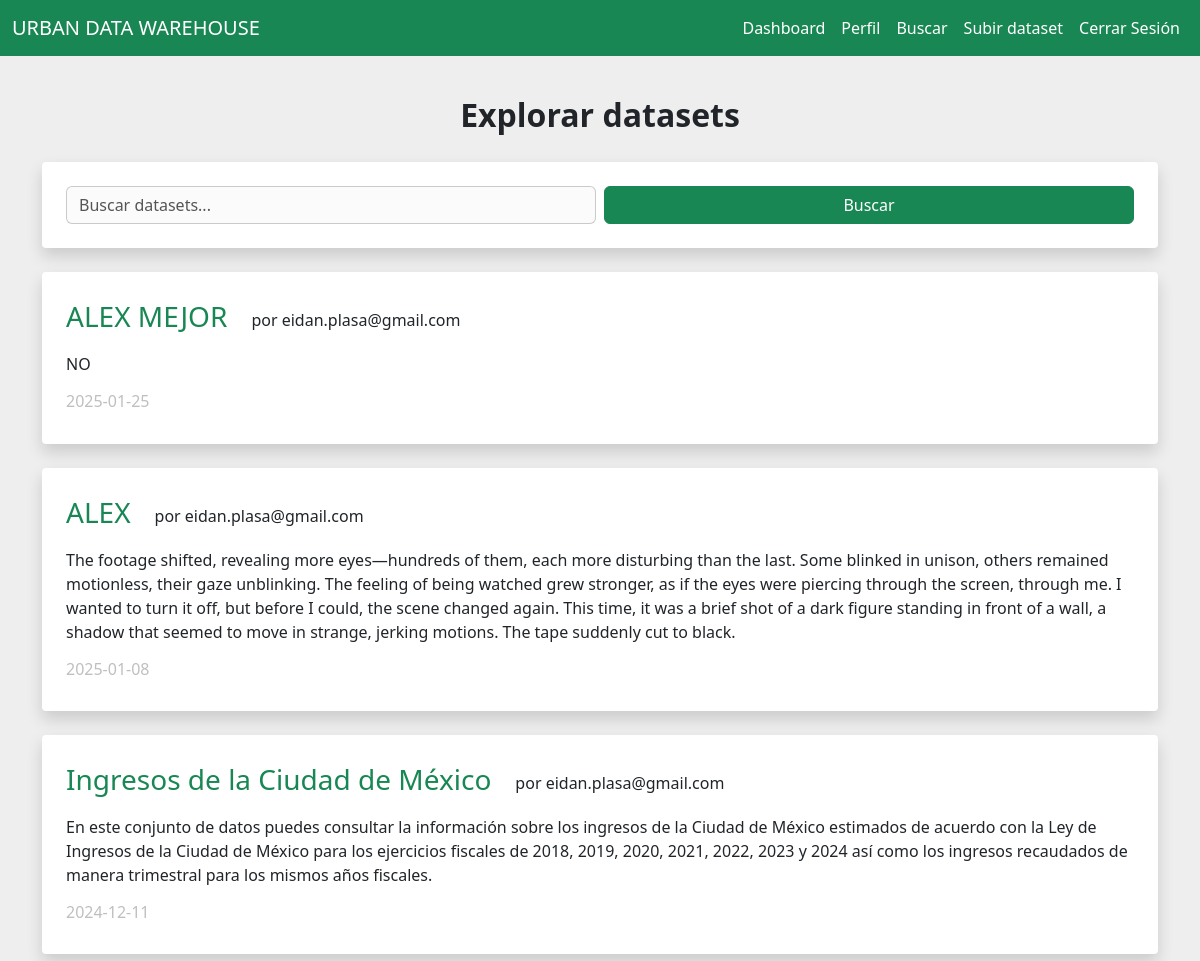
The page /search (signed in, upper part) on the database as committed earlier.
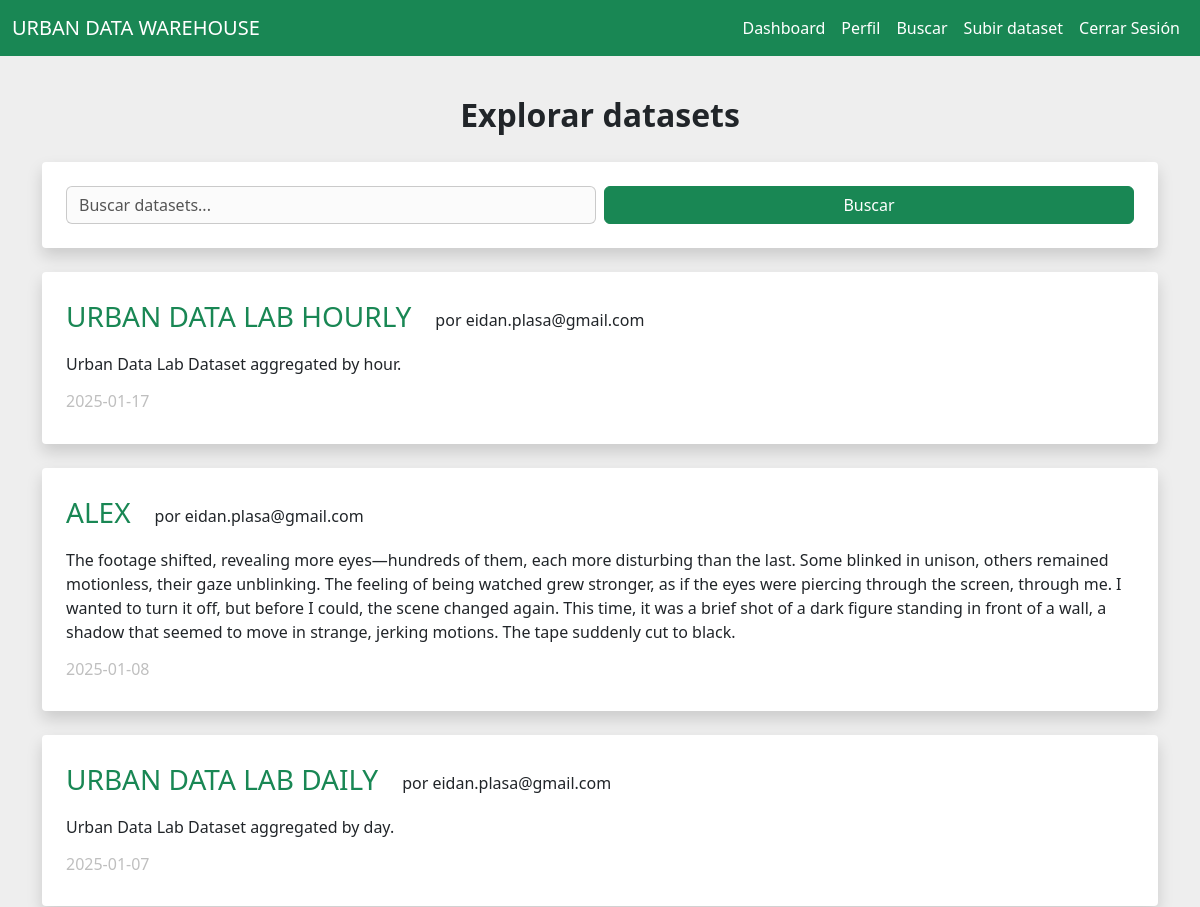
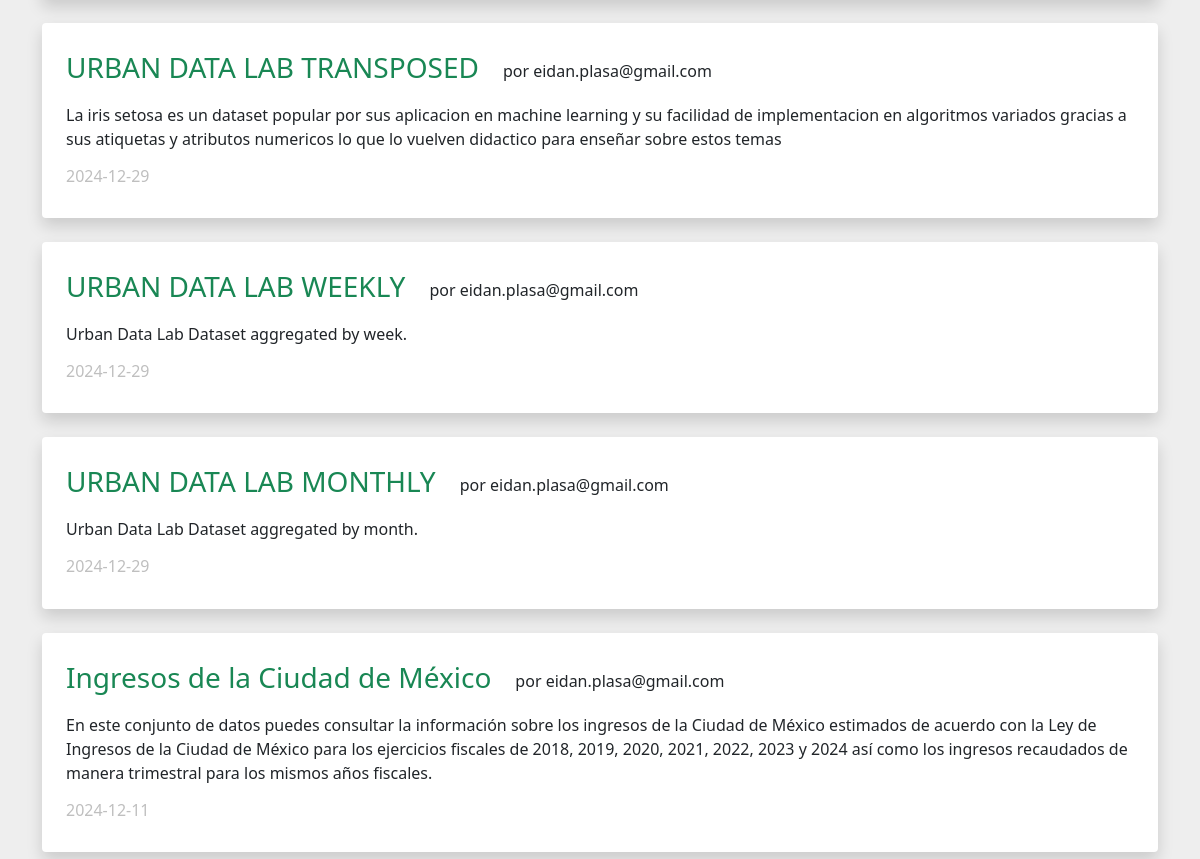
The same page on the database as committed later (2 pictures, top to bottom).
### tables this page shows
CREATE TABLE datasets (
            id INTEGER PRIMARY KEY AUTOINCREMENT,
            user_id INTEGER NOT NULL,
            name TEXT NOT NULL,
            description TEXT,
            upload_date DATE NOT NULL,
            tag TEXT,
            size REAL,
            has_report BOOLEAN NOT NULL,
            FOREIGN KEY(user_id) REFERENCES users(id)
        );

CREATE TABLE users (
            id INTEGER PRIMARY KEY AUTOINCREMENT,
            username TEXT NOT NULL UNIQUE,
            password_hash TEXT NOT NULL
        );

### routes.py (the view)
@app.route('/search', methods=['GET', 'POST'])
@login_required
def search():
    db = get_db()
    cursor = db.cursor()
    search_query = ""
    if request.method == 'POST':
        search_query = request.form.get('search', '').strip()
    if search_query:
        cursor.execute('''
            SELECT datasets.id, datasets.name, datasets.description, datasets.upload_date, datasets.tag, datasets.size, users.username
            FROM datasets
            JOIN users ON datasets.user_id = users.id
            WHERE datasets.name LIKE ? OR datasets.description LIKE ? OR datasets.tag LIKE ?
            ORDER BY datasets.upload_date DESC
        ''', (f'%{search_query}%', f'%{search_query}%', f'%{search_query}%'))
    else:
        cursor.execute('''
            SELECT datasets.id, datasets.name, datasets.description, datasets.upload_date, datasets.tag, datasets.size, users.username
            FROM datasets
            JOIN users ON datasets.user_id = users.id
            ORDER BY datasets.upload_date DESC
        ''')
    datasets = cursor.fetchall()
    tags_vistos = session.get('viewed_tags', [])
    recomendaciones_tags = obtener_recomendaciones(tags_vistos, top_n=5)
    if recomendaciones_tags:
        def score(ds):
            dataset_tags = ds[4].split(',')
            dataset_tags = [t.strip().lower() for t in dataset_tags]
            return sum(1 for t in dataset_tags if t in recomendaciones_tags)
        datasets = sorted(datasets, key=score, reverse=True)
    return render_template('browse.html', datasets=datasets, search_query=search_query, recomendaciones_tags=recomendaciones_tags)

### __init__.py (called while the page is built)
def get_db():
    db = getattr(g, '_database', None)
    if db is None:
        db = g._database = sqlite3.connect(DATABASE)
    return db

@app.teardown_appcontext
def close_connection(exception):
    db = getattr(g, '_database', None)
    if db is not None:
        db.close()

### models.py (called while the page is built)
@login_manager.user_loader
def load_user(user_id):
    return User.get(user_id)

    @staticmethod
    def get(user_id):
        db = get_db()
        cursor = db.cursor()
        cursor.execute("SELECT * FROM users WHERE id = ?", (user_id,))
        user = cursor.fetchone()
        if not user:
            return None
        return User(id=user[0], username=user[1], password_hash=user[2])

### routes.py (called while the page is built, shortened)
def obtener_recomendaciones(tags_vistos, top_n=5):
    if len(tags_vistos) < 2:
        return []

@app.context_processor
def inject_js_files():
    js_folder = os.path.join(app.static_folder, 'js', 'choices')
    js_files = [f'js/choices/{file}' for file in os.listdir(js_folder) if file.endswith('.js')]
    return {'choices_js_files': js_files}

### templates/browse.html (shortened to what this page needs)
{% extends "base.html" %}
{% block content %}
<div class="row justify-content-center">
    <div class="d-flex justify-content-center">
        <h2 class="fw-bold mt-3 mb-4">Explorar datasets</h2>
    </div>
    <div class="col-md-12">
        <div class="shadow rounded-1 bg-white mt-1">
            <form method="POST" action="{{ url_for('search') }}">
                <br/>
                <div class="d-flex align-items-center ms-4 me-4">
                    <input type="text" class="form-control mi-input custom-input me-2 flex-grow-1"
                           id="search" name="search" value="{{ search_query }}" placeholder="Buscar datasets...">
                    <button type="submit" class="btn btn-success gordito ojo">Buscar</button>
                </div>
                <br/>
            </form>
        </div>
        {% if datasets %}
            {% for ds in datasets %}
                <div class="shadow rounded-1 bg-white mt-4 ojo">
                    <br>
                    <div class="ms-4 me-4 mt-1 mb-2">
                        <div class="d-flex">
                            <h3 class="iverde"><a href="{{ url_for('view', dataset_id=ds[0]) }}" class="text-decoration-none text-success">{{ ds[1] }}</a></h3>
                            <p class="ms-4 mt-2">por {{ ds[6] }}</p>
                        </div>
                        <div class="mb-1 mt-1">
                            <p>{{ ds[2] }}</p>
                            <h6 class="mt-3 igris">{{ ds[3] }}</h6>
                        </div>
                    </div>
                    <br>
                </div>
            {% endfor %}
        {% endif %}
    </div>
</div>
{% endblock %}

### templates/base.html (shortened to what this page needs)
<!DOCTYPE html>
<html lang="es">
  <head>
    <link
      href="https://cdn.jsdelivr.net/npm/bootstrap@5.3.0/dist/css/bootstrap.min.css"
      rel="stylesheet"
    />
    <link
      rel="stylesheet"
      type="text/css"
      href="{{ url_for('static', filename='basic.css') }}"
    />
    <link
      href="https://cdn.jsdelivr.net/npm/sweetalert2@11.14.5/dist/sweetalert2.min.css"
      rel="stylesheet"
    />
    <link rel="stylesheet" href="https://cdnjs.cloudflare.com/ajax/libs/font-awesome/6.7.1/css/all.min.css" />
  </head>
  <body>
    <nav class="navbar navbar-expand-lg navbar-light bg-success">
      <div class="container-fluid">
        <a class="navbar-brand text-white" href="{{ url_for('index') }}"
          >URBAN DATA WAREHOUSE</a
        >
        <div class="collapse navbar-collapse">
          <ul class="navbar-nav ms-auto">
            {% if current_user.is_authenticated %}
            <li class="nav-item">
              <a class="nav-link text-white ojo" href="{{ url_for('dashboard') }}"
                >Dashboard</a
              >
            </li>
            <li class="nav-item">
              <a class="nav-link text-white ojo" href="{{ url_for('profile') }}"
                >Perfil</a
              >
            </li>
            <li class="nav-item">
              <a class="nav-link text-white ojo" href="{{ url_for('search') }}"
                >Buscar</a
              >
            </li>
            <li class="nav-item">
              <a class="nav-link text-white ojo" href="{{ url_for('upload') }}"
                >Subir dataset</a
              >
            </li>
            <li class="nav-item">
              <a class="nav-link text-white ojo" href="{{ url_for('logout') }}"
                >Cerrar Sesión</a
              >
            </li>
            {% endif %}
          </ul>
        </div>
      </div>
    </nav>
    <div class="container mt-4">
       {% block content %}{% endblock %}
    </div>
  </body>
</html>

### static/basic.css (style rules this page uses)
:root { --principal: #03b600; --principal2:rgba(255, 255, 255, 0.256)d; --principallight: #5cab60d7; --secundario: #00b41e; --secundariolight: #63de7b6a; }
body { margin: 0; padding: 0; overflow-x: hidden; background-color: #eeeeee; }
.navbar { width: 100%; margin: 0; }
.gordito { width: 100%; }
.igris { color: #bfbfbf; }
.iverde { color: #00b436; }
.custom-input { background-color: #f7f7f77a; color: #000000ac; border-color: #acacaca2; }

Rows that differ between the two databases and show on the page:
removed datasets: name "ALEX MEJOR", username "eidan.plasa@gmail.com", description "NO", upload_date "2025-01-25"
added datasets: name "URBAN DATA LAB HOURLY", username "eidan.plasa@gmail.com", description "Urban Data Lab Dataset aggregated by hour.", upload_date "2025-01-17"
added datasets: name "URBAN DATA LAB DAILY", username "eidan.plasa@gmail.com", description "Urban Data Lab Dataset aggregated by day.", upload_date "2025-01-07"
added datasets: name "URBAN DATA LAB TRANSPOSED", username "eidan.plasa@gmail.com", description "La iris setosa es un dataset popular por sus aplicacion en machine learning y su facilidad de implementacion en algoritmos variados gracias a sus atiquetas y atributos numericos lo que lo vuelven didactico para enseñar sobre estos temas", upload_date "2024-12-29"
added datasets: name "URBAN DATA LAB WEEKLY", username "eidan.plasa@gmail.com", description "Urban Data Lab Dataset aggregated by week.", upload_date "2024-12-29"
added datasets: name "URBAN DATA LAB MONTHLY", username "eidan.plasa@gmail.com", description "Urban Data Lab Dataset aggregated by month.", upload_date "2024-12-29"
